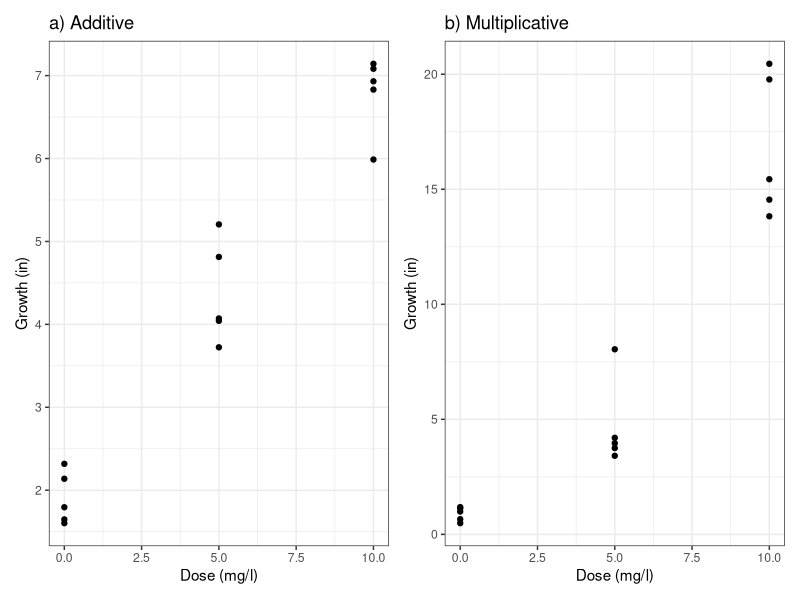
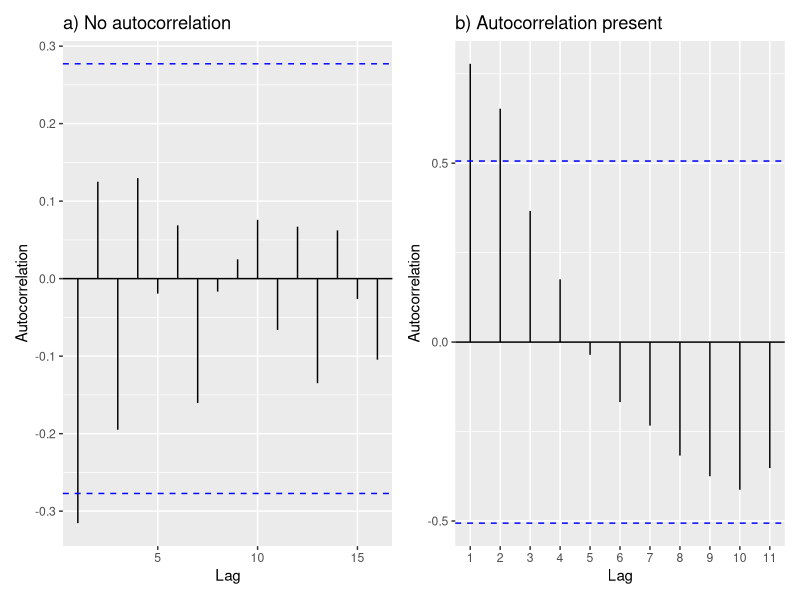
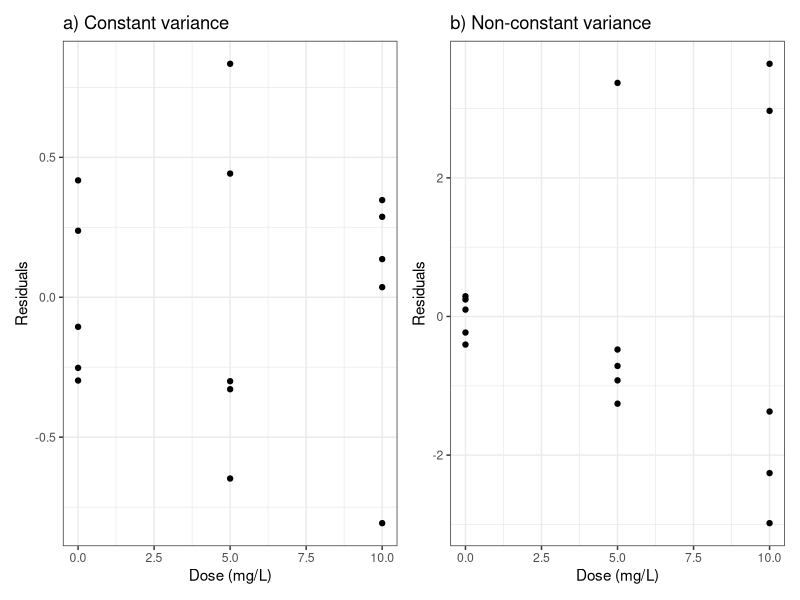
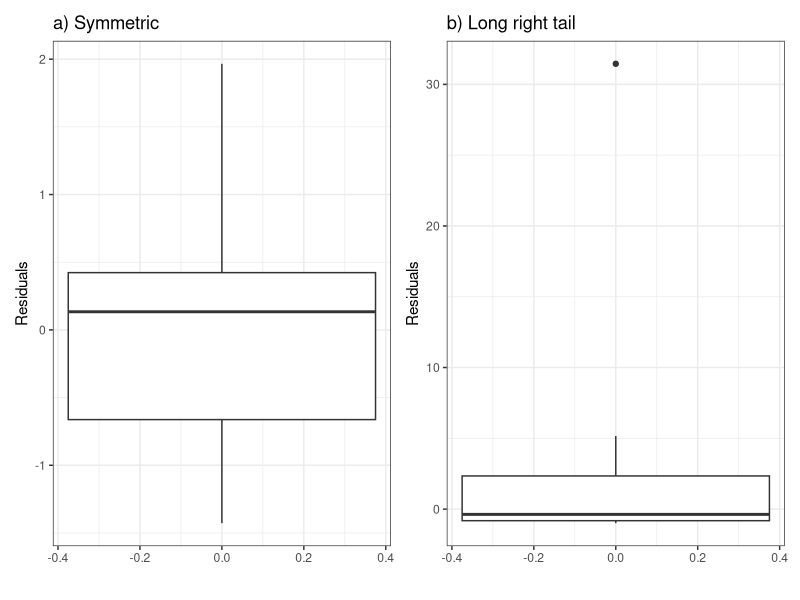

Recreate these plots in R, in order.
## ---- chunk 1
knitr::opts_chunk$set(echo = F, fig.show = 'hold', message = F, warning = F)
library(tidyverse)
library(patchwork)
set.seed(6523)
## ---- chunk 2
dat <- tibble(
    x = rep(
        c(0, 5, 10),
        each = 5
    ),
    y1 = 2 + x * 0.5 + rnorm(15, sd = 0.5),
    y2 = exp(x * 0.3 + rnorm(15, sd = 0.3))
)

ad <- ggplot(data = dat, aes(x = x, y = y1)) +
    geom_point() +
    theme_bw() +
    ylab("Growth (in)") +
    xlab("Dose (mg/l)") +
    ggtitle("a) Additive")

m <- ggplot(data = dat, aes(x = x, y = y2)) +
    geom_point() +
    theme_bw() +
    ylab("Growth (in)") +
    xlab("Dose (mg/l)") +
    ggtitle("b) Multiplicative")

ad + m

## ---- chunk 3
library(forecast)
dat_ts <- tibble(
    y1 = rnorm(50),
    y2 = arima.sim(
        n = 50,
        list(ar = 0.6, ma = 0.3)
    )
)
pna <- ggAcf(dat_ts$y1) +
    ggtitle("a) No autocorrelation") +
    ylab("Autocorrelation")

pa <- ggAcf(dat$y2) +
    ggtitle("b) Autocorrelation present") +
    ylab("Autocorrelation")

pna + pa
## ---- chunk 4
dat <- dat %>% mutate(
    r1 = resid(lm(y1 ~ factor(x))),
    r2 = resid(lm(y2 ~ factor(x)))
)

v1 <- ggplot(data = dat, aes(x=x, y = r1))+
    geom_point() +
    theme_bw() +
    ylab("Residuals") +
    xlab("Dose (mg/L)") +
    ggtitle("a) Constant variance")

v2 <- ggplot(data = dat, aes(x=x, y = r2))+
    geom_point() +
    theme_bw() +
    ylab("Residuals") +
    xlab("Dose (mg/L)") +
    ggtitle("b) Non-constant variance")

v1 + v2
## ---- chunk 5
box1 <- qplot(y = rnorm(20), geom = "boxplot") +
    theme_bw() +
    ggtitle("a) Symmetric") +
    ylab("Residuals")

box2 <- qplot(y = rlnorm(20, sdlog = 2) - 1, geom = "boxplot") +
    theme_bw() +
    ggtitle("b) Long right tail") +
    ylab("Residuals")

box1 + box2
